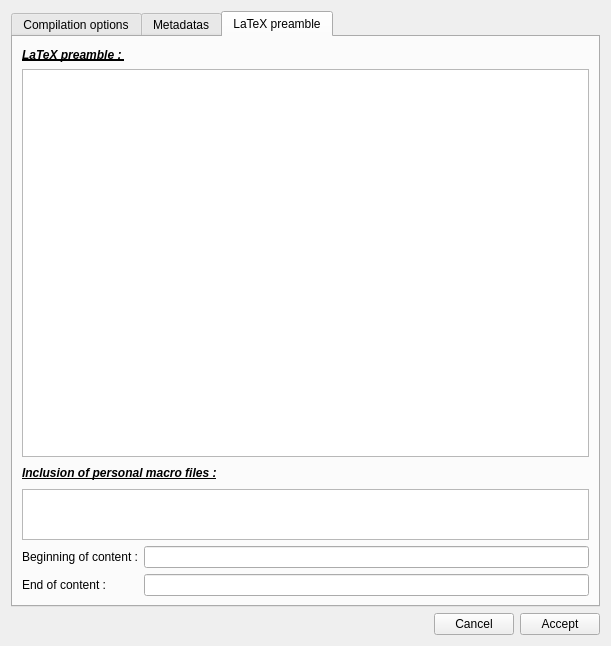
<?xml version="1.0" encoding="UTF-8"?>
<ui version="4.0">
 <class>DirPrefDialog</class>
 <widget class="QWidget" name="DirPrefDialog">
  <property name="windowModality">
   <enum>Qt::ApplicationModal</enum>
  </property>
  <property name="geometry">
   <rect>
    <x>0</x>
    <y>0</y>
    <width>611</width>
    <height>646</height>
   </rect>
  </property>
  <property name="windowTitle">
   <string>Current base settings</string>
  </property>
  <layout class="QVBoxLayout" name="verticalLayout_4">
   <item>
    <widget class="QTabWidget" name="prefTab">
     <property name="styleSheet">
      <string notr="true"/>
     </property>
     <property name="currentIndex">
      <number>2</number>
     </property>
     <widget class="QWidget" name="Compilation">
      <attribute name="title">
       <string>Compilation options</string>
      </attribute>
      <layout class="QVBoxLayout" name="verticalLayout_3">
       <item>
        <widget class="QGroupBox" name="groupBox_2">
         <property name="font">
          <font>
           <pointsize>14</pointsize>
          </font>
         </property>
         <property name="title">
          <string>Compilation policy</string>
         </property>
         <layout class="QVBoxLayout" name="verticalLayout_2">
          <item>
           <layout class="QHBoxLayout" name="horizontalLayout_20">
            <item>
             <widget class="QRadioButton" name="pdflatexRadio">
              <property name="text">
               <string>PdfLaTeX</string>
              </property>
              <property name="checked">
               <bool>false</bool>
              </property>
             </widget>
            </item>
            <item>
             <spacer name="horizontalSpacer_3">
              <property name="orientation">
               <enum>Qt::Horizontal</enum>
              </property>
              <property name="sizeHint" stdset="0">
               <size>
                <width>308</width>
                <height>20</height>
               </size>
              </property>
             </spacer>
            </item>
           </layout>
          </item>
          <item>
           <layout class="QHBoxLayout" name="horizontalLayout_3">
            <item>
             <widget class="QRadioButton" name="latexRadio">
              <property name="text">
               <string>LaTeX + Dvips +Ps2pdf</string>
              </property>
             </widget>
            </item>
            <item>
             <spacer name="horizontalSpacer_42">
              <property name="orientation">
               <enum>Qt::Horizontal</enum>
              </property>
              <property name="sizeHint" stdset="0">
               <size>
                <width>228</width>
                <height>20</height>
               </size>
              </property>
             </spacer>
            </item>
           </layout>
          </item>
          <item>
           <layout class="QHBoxLayout" name="horizontalLayout_4">
            <item>
             <widget class="QRadioButton" name="lualatexRadio">
              <property name="text">
               <string>LuaLaTeX</string>
              </property>
             </widget>
            </item>
            <item>
             <spacer name="horizontalSpacer_43">
              <property name="orientation">
               <enum>Qt::Horizontal</enum>
              </property>
              <property name="sizeHint" stdset="0">
               <size>
                <width>228</width>
                <height>20</height>
               </size>
              </property>
             </spacer>
            </item>
           </layout>
          </item>
          <item>
           <layout class="QHBoxLayout" name="horizontalLayout_6">
            <item>
             <widget class="QRadioButton" name="texRadio">
              <property name="text">
               <string>Tex + Dvips +Ps2pdf</string>
              </property>
             </widget>
            </item>
            <item>
             <spacer name="horizontalSpacer_4">
              <property name="orientation">
               <enum>Qt::Horizontal</enum>
              </property>
              <property name="sizeHint" stdset="0">
               <size>
                <width>228</width>
                <height>20</height>
               </size>
              </property>
             </spacer>
            </item>
           </layout>
          </item>
         </layout>
        </widget>
       </item>
       <item>
        <widget class="QGroupBox" name="groupBox_3">
         <property name="font">
          <font>
           <pointsize>14</pointsize>
          </font>
         </property>
         <property name="title">
          <string>LaTeX Compilation options</string>
         </property>
         <layout class="QVBoxLayout" name="verticalLayout_5">
          <item>
           <widget class="QLineEdit" name="compileOptionsEdit"/>
          </item>
         </layout>
        </widget>
       </item>
       <item>
        <spacer name="verticalSpacer">
         <property name="orientation">
          <enum>Qt::Vertical</enum>
         </property>
         <property name="sizeHint" stdset="0">
          <size>
           <width>20</width>
           <height>61</height>
          </size>
         </property>
        </spacer>
       </item>
      </layout>
     </widget>
     <widget class="QWidget" name="metaTab">
      <attribute name="title">
       <string>Metadatas</string>
      </attribute>
      <layout class="QVBoxLayout" name="verticalLayout_12">
       <item>
        <widget class="QTextEdit" name="textEdit">
         <property name="frameShape">
          <enum>QFrame::StyledPanel</enum>
         </property>
         <property name="frameShadow">
          <enum>QFrame::Plain</enum>
         </property>
         <property name="readOnly">
          <bool>true</bool>
         </property>
         <property name="html">
          <string>&lt;!DOCTYPE HTML PUBLIC &quot;-//W3C//DTD HTML 4.0//EN&quot; &quot;http://www.w3.org/TR/REC-html40/strict.dtd&quot;&gt;
&lt;html&gt;&lt;head&gt;&lt;meta name=&quot;qrichtext&quot; content=&quot;1&quot; /&gt;&lt;style type=&quot;text/css&quot;&gt;
p, li { white-space: pre-wrap; }
&lt;/style&gt;&lt;/head&gt;&lt;body style=&quot; font-family:'.Helvetica Neue DeskInterface'; font-size:13pt; font-weight:400; font-style:normal;&quot;&gt;
&lt;p style=&quot; margin-top:0px; margin-bottom:0px; margin-left:0px; margin-right:0px; -qt-block-indent:0; text-indent:0px;&quot;&gt;&lt;span style=&quot; font-family:'Lucida Grande';&quot;&gt;You can here change some of the metadata types. Some are fixed :&lt;/span&gt;&lt;span style=&quot; font-family:'Lucida Grande'; font-weight:600; font-style:italic;&quot;&gt; figure&lt;/span&gt;&lt;span style=&quot; font-family:'Lucida Grande';&quot;&gt; and &lt;/span&gt;&lt;span style=&quot; font-family:'Lucida Grande'; font-weight:600; font-style:italic;&quot;&gt;metapost&lt;/span&gt;&lt;span style=&quot; font-family:'Lucida Grande';&quot;&gt;. Some are automatically included : &lt;/span&gt;&lt;span style=&quot; font-family:'Lucida Grande'; font-weight:600; font-style:italic;&quot;&gt;filepath&lt;/span&gt;&lt;span style=&quot; font-family:'Lucida Grande';&quot;&gt; and &lt;/span&gt;&lt;span style=&quot; font-family:'Lucida Grande'; font-weight:600; font-style:italic;&quot;&gt;importdate&lt;/span&gt;&lt;span style=&quot; font-family:'Lucida Grande';&quot;&gt;.&lt;/span&gt;&lt;/p&gt;
&lt;p style=&quot; margin-top:0px; margin-bottom:0px; margin-left:0px; margin-right:0px; -qt-block-indent:0; text-indent:0px;&quot;&gt;&lt;span style=&quot; font-family:'Lucida Grande';&quot;&gt;The others can be changed. You can also choose which ones will appear in the exercises list, and in which order they will be sorted.&lt;/span&gt;&lt;/p&gt;
&lt;p style=&quot;-qt-paragraph-type:empty; margin-top:0px; margin-bottom:0px; margin-left:0px; margin-right:0px; -qt-block-indent:0; text-indent:0px; font-family:'Lucida Grande';&quot;&gt;&lt;br /&gt;&lt;/p&gt;&lt;/body&gt;&lt;/html&gt;</string>
         </property>
        </widget>
       </item>
       <item>
        <widget class="QFrame" name="frame">
         <property name="frameShape">
          <enum>QFrame::StyledPanel</enum>
         </property>
         <property name="frameShadow">
          <enum>QFrame::Raised</enum>
         </property>
         <layout class="QVBoxLayout" name="verticalLayout_6">
          <item>
           <layout class="QGridLayout" name="metaGrid">
            <item row="0" column="0">
             <widget class="QLabel" name="label_10">
              <property name="text">
               <string>Selection</string>
              </property>
              <property name="alignment">
               <set>Qt::AlignCenter</set>
              </property>
             </widget>
            </item>
            <item row="0" column="1">
             <widget class="QLabel" name="label_2">
              <property name="text">
               <string>Metadata name</string>
              </property>
              <property name="alignment">
               <set>Qt::AlignCenter</set>
              </property>
             </widget>
            </item>
            <item row="0" column="2">
             <widget class="QLabel" name="label_8">
              <property name="text">
               <string>Visible</string>
              </property>
              <property name="alignment">
               <set>Qt::AlignCenter</set>
              </property>
             </widget>
            </item>
            <item row="0" column="3">
             <widget class="QLabel" name="label_9">
              <property name="text">
               <string>Order</string>
              </property>
              <property name="alignment">
               <set>Qt::AlignCenter</set>
              </property>
             </widget>
            </item>
            <item row="2" column="1">
             <widget class="QLineEdit" name="metaPath">
              <property name="text">
               <string>filepath</string>
              </property>
              <property name="readOnly">
               <bool>true</bool>
              </property>
             </widget>
            </item>
            <item row="2" column="2">
             <widget class="QCheckBox" name="checkPath">
              <property name="text">
               <string/>
              </property>
             </widget>
            </item>
            <item row="2" column="3">
             <widget class="QSpinBox" name="spinPath">
              <property name="enabled">
               <bool>false</bool>
              </property>
              <property name="wrapping">
               <bool>true</bool>
              </property>
              <property name="minimum">
               <number>1</number>
              </property>
              <property name="maximum">
               <number>9</number>
              </property>
             </widget>
            </item>
            <item row="3" column="1">
             <widget class="QLineEdit" name="metaDate">
              <property name="text">
               <string>importdate</string>
              </property>
              <property name="readOnly">
               <bool>true</bool>
              </property>
             </widget>
            </item>
            <item row="3" column="2">
             <widget class="QCheckBox" name="checkDate">
              <property name="text">
               <string/>
              </property>
             </widget>
            </item>
            <item row="3" column="3">
             <widget class="QSpinBox" name="spinDate">
              <property name="enabled">
               <bool>false</bool>
              </property>
              <property name="wrapping">
               <bool>true</bool>
              </property>
              <property name="minimum">
               <number>1</number>
              </property>
              <property name="maximum">
               <number>9</number>
              </property>
             </widget>
            </item>
            <item row="4" column="1">
             <widget class="QLineEdit" name="metaFig">
              <property name="text">
               <string>figure</string>
              </property>
              <property name="readOnly">
               <bool>true</bool>
              </property>
             </widget>
            </item>
            <item row="4" column="2">
             <widget class="QCheckBox" name="checkFig">
              <property name="text">
               <string/>
              </property>
             </widget>
            </item>
            <item row="4" column="3">
             <widget class="QSpinBox" name="spinFig">
              <property name="enabled">
               <bool>false</bool>
              </property>
              <property name="wrapping">
               <bool>true</bool>
              </property>
              <property name="minimum">
               <number>1</number>
              </property>
              <property name="maximum">
               <number>9</number>
              </property>
             </widget>
            </item>
            <item row="5" column="1">
             <widget class="QLineEdit" name="metaMp">
              <property name="text">
               <string>metapost</string>
              </property>
              <property name="readOnly">
               <bool>true</bool>
              </property>
             </widget>
            </item>
            <item row="5" column="2">
             <widget class="QCheckBox" name="checkMp">
              <property name="text">
               <string/>
              </property>
             </widget>
            </item>
            <item row="5" column="3">
             <widget class="QSpinBox" name="spinMp">
              <property name="enabled">
               <bool>false</bool>
              </property>
              <property name="wrapping">
               <bool>true</bool>
              </property>
              <property name="minimum">
               <number>1</number>
              </property>
              <property name="maximum">
               <number>9</number>
              </property>
             </widget>
            </item>
            <item row="1" column="1">
             <widget class="Line" name="line">
              <property name="orientation">
               <enum>Qt::Horizontal</enum>
              </property>
             </widget>
            </item>
           </layout>
          </item>
         </layout>
        </widget>
       </item>
       <item>
        <layout class="QHBoxLayout" name="horizontalLayout_5">
         <item>
          <widget class="QToolButton" name="addButton">
           <property name="toolTip">
            <string>Add a new metadata</string>
           </property>
           <property name="text">
            <string/>
           </property>
           <property name="icon">
            <iconset resource="../ressources.qrc">
             <normaloff>:/images/ajouter.png</normaloff>:/images/ajouter.png</iconset>
           </property>
          </widget>
         </item>
         <item>
          <widget class="QToolButton" name="removeButton">
           <property name="toolTip">
            <string>Remove the selected metadatas</string>
           </property>
           <property name="text">
            <string/>
           </property>
           <property name="icon">
            <iconset resource="../ressources.qrc">
             <normaloff>:/images/remove.png</normaloff>:/images/remove.png</iconset>
           </property>
           <property name="iconSize">
            <size>
             <width>16</width>
             <height>16</height>
            </size>
           </property>
          </widget>
         </item>
         <item>
          <spacer name="horizontalSpacer_5">
           <property name="orientation">
            <enum>Qt::Horizontal</enum>
           </property>
           <property name="sizeHint" stdset="0">
            <size>
             <width>288</width>
             <height>17</height>
            </size>
           </property>
          </spacer>
         </item>
        </layout>
       </item>
      </layout>
     </widget>
     <widget class="QWidget" name="latex">
      <attribute name="title">
       <string>LaTeX preamble</string>
      </attribute>
      <layout class="QVBoxLayout" name="verticalLayout">
       <item>
        <layout class="QHBoxLayout" name="horizontalLayout">
         <item>
          <widget class="QLabel" name="label">
           <property name="font">
            <font>
             <weight>75</weight>
             <italic>true</italic>
             <bold>true</bold>
             <underline>true</underline>
            </font>
           </property>
           <property name="text">
            <string>LaTeX preamble : </string>
           </property>
           <property name="textFormat">
            <enum>Qt::PlainText</enum>
           </property>
           <property name="buddy">
            <cstring>instructionEdit</cstring>
           </property>
          </widget>
         </item>
         <item>
          <spacer name="horizontalSpacer_2">
           <property name="orientation">
            <enum>Qt::Horizontal</enum>
           </property>
           <property name="sizeHint" stdset="0">
            <size>
             <width>328</width>
             <height>17</height>
            </size>
           </property>
          </spacer>
         </item>
        </layout>
       </item>
       <item>
        <widget class="QTextEdit" name="instructionEdit">
         <property name="font">
          <font>
           <family>Lucida Grande</family>
           <pointsize>12</pointsize>
          </font>
         </property>
         <property name="acceptDrops">
          <bool>false</bool>
         </property>
         <property name="undoRedoEnabled">
          <bool>false</bool>
         </property>
         <property name="readOnly">
          <bool>false</bool>
         </property>
         <property name="html">
          <string>&lt;!DOCTYPE HTML PUBLIC &quot;-//W3C//DTD HTML 4.0//EN&quot; &quot;http://www.w3.org/TR/REC-html40/strict.dtd&quot;&gt;
&lt;html&gt;&lt;head&gt;&lt;meta name=&quot;qrichtext&quot; content=&quot;1&quot; /&gt;&lt;style type=&quot;text/css&quot;&gt;
p, li { white-space: pre-wrap; }
&lt;/style&gt;&lt;/head&gt;&lt;body style=&quot; font-family:'Lucida Grande'; font-size:12pt; font-weight:400; font-style:normal;&quot;&gt;
&lt;p style=&quot;-qt-paragraph-type:empty; margin-top:0px; margin-bottom:0px; margin-left:0px; margin-right:0px; -qt-block-indent:0; text-indent:0px; -qt-user-state:0; font-size:13pt;&quot;&gt;&lt;br /&gt;&lt;/p&gt;&lt;/body&gt;&lt;/html&gt;</string>
         </property>
         <property name="textInteractionFlags">
          <set>Qt::TextEditorInteraction</set>
         </property>
        </widget>
       </item>
       <item>
        <layout class="QHBoxLayout" name="horizontalLayout_7">
         <item>
          <widget class="QLabel" name="label_13">
           <property name="font">
            <font>
             <weight>75</weight>
             <italic>true</italic>
             <bold>true</bold>
             <underline>true</underline>
            </font>
           </property>
           <property name="text">
            <string>Inclusion of personal macro files :</string>
           </property>
          </widget>
         </item>
         <item>
          <spacer name="horizontalSpacer_6">
           <property name="orientation">
            <enum>Qt::Horizontal</enum>
           </property>
           <property name="sizeHint" stdset="0">
            <size>
             <width>268</width>
             <height>20</height>
            </size>
           </property>
          </spacer>
         </item>
        </layout>
       </item>
       <item>
        <widget class="QTextEdit" name="macroFilesEdit">
         <property name="sizePolicy">
          <sizepolicy hsizetype="Expanding" vsizetype="Fixed">
           <horstretch>0</horstretch>
           <verstretch>0</verstretch>
          </sizepolicy>
         </property>
         <property name="minimumSize">
          <size>
           <width>0</width>
           <height>0</height>
          </size>
         </property>
         <property name="maximumSize">
          <size>
           <width>16777215</width>
           <height>51</height>
          </size>
         </property>
         <property name="font">
          <font>
           <family>Lucida Grande</family>
           <pointsize>12</pointsize>
          </font>
         </property>
        </widget>
       </item>
       <item>
        <layout class="QGridLayout" name="gridLayout_2">
         <item row="0" column="0">
          <widget class="QLabel" name="label_11">
           <property name="text">
            <string>Beginning of content :</string>
           </property>
          </widget>
         </item>
         <item row="0" column="1">
          <widget class="QLineEdit" name="beginDocEdit"/>
         </item>
         <item row="1" column="0">
          <widget class="QLabel" name="label_12">
           <property name="text">
            <string>End of content :</string>
           </property>
          </widget>
         </item>
         <item row="1" column="1">
          <widget class="QLineEdit" name="endDocEdit"/>
         </item>
        </layout>
       </item>
      </layout>
     </widget>
    </widget>
   </item>
   <item>
    <layout class="QHBoxLayout" name="horizontalLayout_2">
     <item>
      <spacer name="horizontalSpacer">
       <property name="orientation">
        <enum>Qt::Horizontal</enum>
       </property>
       <property name="sizeHint" stdset="0">
        <size>
         <width>348</width>
         <height>17</height>
        </size>
       </property>
      </spacer>
     </item>
     <item>
      <widget class="QPushButton" name="pushButton">
       <property name="text">
        <string>Cancel</string>
       </property>
      </widget>
     </item>
     <item>
      <widget class="QPushButton" name="okButton">
       <property name="text">
        <string>Accept</string>
       </property>
      </widget>
     </item>
    </layout>
   </item>
  </layout>
 </widget>
 <resources>
  <include location="../ressources.qrc"/>
 </resources>
 <connections>
  <connection>
   <sender>pushButton</sender>
   <signal>clicked()</signal>
   <receiver>DirPrefDialog</receiver>
   <slot>close()</slot>
   <hints>
    <hint type="sourcelabel">
     <x>504</x>
     <y>633</y>
    </hint>
    <hint type="destinationlabel">
     <x>282</x>
     <y>575</y>
    </hint>
   </hints>
  </connection>
  <connection>
   <sender>checkDate</sender>
   <signal>toggled(bool)</signal>
   <receiver>spinDate</receiver>
   <slot>setEnabled(bool)</slot>
   <hints>
    <hint type="sourcelabel">
     <x>501</x>
     <y>442</y>
    </hint>
    <hint type="destinationlabel">
     <x>565</x>
     <y>446</y>
    </hint>
   </hints>
  </connection>
  <connection>
   <sender>checkFig</sender>
   <signal>toggled(bool)</signal>
   <receiver>spinFig</receiver>
   <slot>setEnabled(bool)</slot>
   <hints>
    <hint type="sourcelabel">
     <x>501</x>
     <y>479</y>
    </hint>
    <hint type="destinationlabel">
     <x>565</x>
     <y>483</y>
    </hint>
   </hints>
  </connection>
  <connection>
   <sender>checkMp</sender>
   <signal>toggled(bool)</signal>
   <receiver>spinMp</receiver>
   <slot>setEnabled(bool)</slot>
   <hints>
    <hint type="sourcelabel">
     <x>501</x>
     <y>516</y>
    </hint>
    <hint type="destinationlabel">
     <x>565</x>
     <y>520</y>
    </hint>
   </hints>
  </connection>
  <connection>
   <sender>checkPath</sender>
   <signal>toggled(bool)</signal>
   <receiver>spinPath</receiver>
   <slot>setEnabled(bool)</slot>
   <hints>
    <hint type="sourcelabel">
     <x>501</x>
     <y>405</y>
    </hint>
    <hint type="destinationlabel">
     <x>565</x>
     <y>409</y>
    </hint>
   </hints>
  </connection>
 </connections>
</ui>
